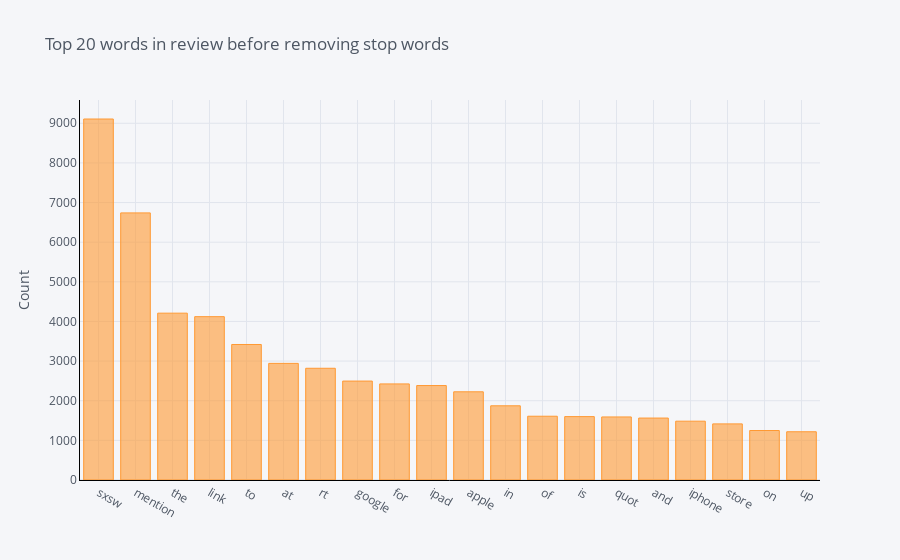

Write notebook code for a chart like this one.
### Markdown cell above
Now lets explore what are the top uni,bi,tri grams before and after removing stop words

### Code cell
from sklearn.feature_extraction.text import CountVectorizer
def get_top_n_words(corpus, n=None):
    vec = CountVectorizer().fit(corpus)
    bag_of_words = vec.transform(corpus)
    sum_words = bag_of_words.sum(axis=0) 
    words_freq = [(word, sum_words[0, idx]) for word, idx in vec.vocabulary_.items()]
    words_freq =sorted(words_freq, key = lambda x: x[1], reverse=True)
    return words_freq[:n]
common_words = get_top_n_words(df['tweet_text'], 20)
for word, freq in common_words:
    print(word, freq)
df1 = pd.DataFrame(common_words, columns = ['tweet_text' , 'count'])
df1.groupby('tweet_text').sum()['count'].sort_values(ascending=False).iplot(
    kind='bar', yTitle='Count', linecolor='black', title='Top 20 words in review before removing stop words')

### Figure 1 — Plotly figure (JSON) as saved in the notebook; plotly's stock layout.template omitted (floating-point values rounded to 4 significant figures)
{"data": [{"marker": {"color": "rgba(255, 153, 51, 0.6)", "line": {"color": "rgba(255, 153, 51, 1.0)", "width": 1}}, "name": "count", "orientation": "v", "text": "", "type": "bar", "x": ["sxsw", "mention", "the", "link", "to", "at", "rt", "google", "for", "ipad", "apple", "in", "of", "is", "quot", "and", "iphone", "store", "on", "up"], "y": [9108, 6739, 4209, 4121, 3419, 2942, 2819, 2496, 2424, 2383, 2225, 1872, 1609, 1599, 1591, 1563, 1484, 1416, 1249, 1217]}], "layout": {"legend": {"bgcolor": "#F5F6F9", "font": {"color": "#4D5663"}}, "paper_bgcolor": "#F5F6F9", "plot_bgcolor": "#F5F6F9", "title": {"font": {"color": "#4D5663"}, "text": "Top 20 words in review before removing stop words"}, "xaxis": {"gridcolor": "#E1E5ED", "linecolor": "black", "showgrid": true, "tickfont": {"color": "#4D5663"}, "title": {"font": {"color": "#4D5663"}, "text": ""}, "zerolinecolor": "#E1E5ED"}, "yaxis": {"gridcolor": "#E1E5ED", "linecolor": "black", "showgrid": true, "tickfont": {"color": "#4D5663"}, "title": {"font": {"color": "#4D5663"}, "text": "Count"}, "zerolinecolor": "#E1E5ED"}}}
